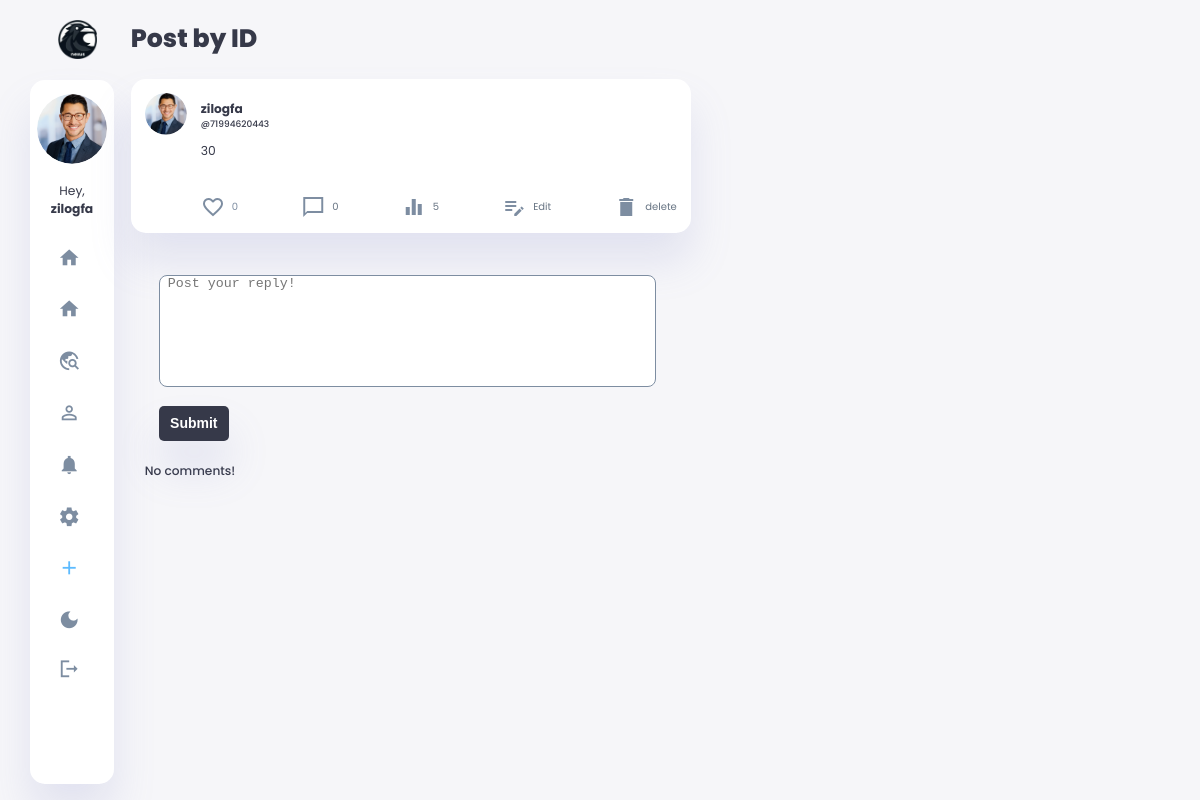
The app's page /show_post/34 (signed in) with its own data.
### main.py (models this page shows, shortened)
    class User(db.Model, UserMixin):
        __tablename__ = 'user'
        id = db.Column(db.Integer, primary_key=True)
        unique_id = db.Column(db.String(11), unique=True, nullable=False)
        username = db.Column(db.String(40), nullable=False, unique=False)
        email = db.Column(db.String(80), nullable=False, unique=True)
        password = db.Column(db.String(100), nullable=False)
        profile_picture = db.Column(db.String(80))
        header_picture = db.Column(db.String(80))
        bio = db.Column(db.Text, nullable=True)
        phone_number = db.Column(db.String(20), nullable=True)
        location = db.Column(db.String(30), nullable=True)
        birthday = db.Column(db.DateTime, nullable=True)
        bio_url = db.Column(db.String(255), nullable=True)
        profile_impressions = db.Column(db.Integer, default=0)
        created_at = db.Column(db.DateTime, default=datetime.utcnow)
        updated_at = db.Column(
            db.DateTime, default=datetime.utcnow, onupdate=datetime.utcnow)
        is_blocked = db.Column(db.Boolean, default=False)
        is_private = db.Column(db.Boolean, default=False)
        dark_theme = db.Column(db.Boolean, default=False)
        posts = relationship('Post', back_populates='user')
        comments = db.relationship('Comment', back_populates='user')
        liked_posts = db.relationship(
            'Post', secondary=likes, backref='likers')
        followed = db.relationship('User', secondary=followers,
                                   primaryjoin=(followers.c.follower_id == id),
                                   secondaryjoin=(
                                       followers.c.followed_id == id),
                                   backref=db.backref('followers', lazy='dynamic'), lazy='dynamic')

    class Post(db.Model):  # user.posts.all()
        __tablename__ = 'post'
        id = db.Column(db.Integer, primary_key=True)
        user_id = db.Column(db.Integer, db.ForeignKey(
            'user.id'), nullable=False)
        body = db.Column(db.Text, nullable=False)
        post_picture = db.Column(db.String(200))
        likes = db.Column(db.Integer, default=0)
        created_at = db.Column(db.DateTime, default=datetime.utcnow)
        updated_at = db.Column(
            db.DateTime, default=datetime.utcnow, onupdate=datetime.utcnow)
        post_impressions = db.Column(db.Integer, default=0)
        user = relationship('User', back_populates='posts')
        comments = db.relationship(
            'Comment', back_populates='post', cascade="all, delete-orphan")

### main.py (the view, shortened to what this page needs)
    @app.route('/show_post/<int:post_id>', methods=['GET', 'POST'])
    def show_post(post_id):
        requested_post = Post.query.get(post_id)
        form = CommentForm()
        if requested_post:
            comments = requested_post.comments
            requested_post.body = process_post_body(requested_post.body)
            if comments:
                for comment in comments:
                    comment.content = process_post_body(comment.content)
            return render_template('showpost.html', form=form, post=requested_post, comments=comments, current_user=current_user, logged_in=current_user.is_authenticated)
        else:
            print(f'Post not found. {post_id}')
            return redirect(url_for('home_page'))

### main.py
    class CommentForm(FlaskForm):
        comment = TextAreaField('Post',
                                validators=[
                                    DataRequired(), Length(min=1, max=280)],
                                render_kw={'class': 'textArea',
                                           'placeholder': ' Post your reply!'}
                                )
        submit = SubmitField('Submit', render_kw={'class': 'btn-form'})

### main.py (called while the page is built)
@login_manager.user_loader
def load_user(user_id):
    return User.query.get(int(user_id))

@app.before_request
def before_request():
    g.csrf_token = generate_csrf()  # from flask import g

def process_post_body(body):
    body = re.sub(
        r'(http[s]?://(?:[a-zA-Z]|[0-9]|[$-_@.&+]|[!*\\(\\),]|(?:%[0-9a-fA-F][0-9a-fA-F]))+)',
        r'<a href="\1" target="_blank" class="url-link">\1</a>', body
    )
    body = re.sub(
        r'#(\w+)', r'<a href="/search?query=\1" class="hashtag-link">#\1</a>', body)
    return body

### templates/showpost.html (shortened to what this page needs)
{% extends 'base.html' %}
{% block content %}
<h1>Post by ID</h1>
<div class="user-post" data-post-id="{{ post.id }}">
  <div class="content">
    <div class="title">
        {% if post.user.profile_picture %}
        <img src="{{ url_for('static', filename='profile_pictures/' + post.user.profile_picture) }}">
        {% else %}
        <img src="{{ url_for('static', filename='images/blank-profile-pic.png') }}">
        {% endif %}
        <a href="{{ url_for('user_profile', user_id=post.user.id) }}">
          <h3>{{ post.user.username }}</h3>
          <p style="font-size: xx-small; font-weight: 500; color: var(--color-dark)">@{{ post.user.unique_id }}</p>
        </a>
    </div>
    <div class="post-body">
      <p class="p-body">{{ post.body|replace('\n', '<br>')|safe }}</p>
      {% if logged_in and current_user == post.user %}
      <div class="comment-icon">
        <a href="#" class="like-button" data-post-id="{{ post.id }}" {% if current_user and post in current_user.liked_posts %}class="liked"{% endif %} onclick="likePost(event, this); return false;">
            <span class="likes-wrapper">
                {% if post.likes == 1 %}
                    <span class="heart-emoji red-heart"><span class="material-icons-sharp">
                        favorite_border
                    </span></span>
                {% else %}
                    <span class="heart-emoji empty-heart"><span class="material-icons-sharp">
                    </span></span>
                {% endif %}
            <span class="likes-count">{{ post.likes }}</span>
            </span>
        </a>
      <a href="{{ url_for('show_post', post_id=post.id) }}">
        <span class="material-icons-sharp">
        </span>
        <p>{{ post.comments|length }}</p>
      </a>
      <a href="{{ url_for('show_post', post_id=post.id) }}">
        <span class="material-icons-sharp">
        </span>
        <p class="impression-count">{{ post.post_impressions }} </p>
      </a>
      <a href="{{url_for('edit_post', post_id=post.id)}}">
          <span class="material-icons-sharp">
              </span>
          <p>Edit</p>
      </a>
      <a href="{{url_for('delete_post', post_id=post.id)}}">
          <span class="material-icons-sharp">
              </span>
          <p>delete </p>
      </a>
      </div>
      {% endif %}
    </div>
  </div>
</div>
  {% if logged_in %}
  <div class="comment-posting">
    <div class="comment-textArea">
      <form action="{{url_for('show_post', post_id=post.id)}}" method="post">
        {{ form.comment }}
        {{ form.submit }}
        </form>
    </div>
  </div>
  {% endif %}
  {% if comments %}
  <h3 class="comment-h3">Comments:</h3>
  {% for comment in comments %}
  <div class="comment-sec" data-comment-id="{{ comment.id }}">
      <div class="title">
        <div>
          {% if comment.user.profile_picture %}
          <img src="{{ url_for('static', filename='profile_pictures/' + comment.user.profile_picture) }}">
          {% else %}
          <img src="{{ url_for('static', filename='images/blank-profile-pic.png') }}">
          {% endif %}
        </div>
        <div class="title-body">
          <a href="{{ url_for('user_profile', user_id=comment.user.id) }}">
            <h3>{{ comment.user.username }} <span style="font-size: xx-small; font-weight: 500; color: var(--color-dark)">@{{ comment.user.unique_id }}</span></h3>
          </a>
        </div>
      </div>
      <div class="comment-body">
        <p>{{ comment.content | safe }}</p>
      </div>
      <div class="comment-detail">
        {% if logged_in and current_user.id == comment.user.id %}
          <a href="{{url_for('delete_comment', comment_id=comment.id , post_id=comment.post.id)}}">
            <span class="material-icons-sharp">
              clear
            </span>
            Delete
          </a>
        {% endif %}
        <a href="#">
          <span class="material-icons-sharp">
              equalizer
          </span>
          <p class="comment-impression-count">&nbsp;{{ comment.comment_impressions }}</p>
        </a>
        <a href="#">
          <p>{{ comment.timestamp.strftime('%H:%M · %D') }} </p>
        </a>
      </div>
  </div>
  {% endfor %}
  {% else %}
      <h3 class="comment-h3">No comments!</h3>
  {% endif %}
{% endblock %}

### templates/base.html (shortened to what this page needs)
<!DOCTYPE html>
<html lang="en">
<head>
    <link rel="stylesheet" href="{{url_for('static', filename='css/root.css')}}">
    <link rel="stylesheet" href="{{url_for('static', filename='css/aside.css')}}">
    <link rel="stylesheet" href="{{url_for('static', filename='css/main.css')}}">
    <link rel="stylesheet" href="{{url_for('static', filename='css/right-section.css')}}">
    <link rel="stylesheet" href="{{url_for('static', filename='css/about.css')}}">
    <link rel="stylesheet" href="{{url_for('static', filename='css/btn.css')}}">
    <link rel="stylesheet" href="{{url_for('static', filename='css/custom_input_image.css')}}">
    <link rel="stylesheet" href="{{url_for('static', filename='css/search.css')}}">
    <link rel="stylesheet" href="{{url_for('static', filename='css/tablet.css')}}">
    <link rel="stylesheet" href="{{url_for('static', filename='css/phone.css')}}">
</head>
<body>
    <div class="container">
        <aside>
            <div class="aside-fixed">
            <div class="toggle">
                <div class="logo">
                    <img src="{{url_for('static', filename='images/logo/crow-nav-logo.png')}}">
                </div>
            </div>
            <div class="sidebar">
                {% if not logged_in: %}
                <a href="{{ url_for('all') }}">
                    <span class="material-icons-sharp">
                        travel_explore
                    </span>
                    <h3>Explore</h3>
                </a>
                <a id="about-page" href="#">
                    <span class="material-icons-sharp">
                        contact_support
                    </span>
                    <h3>About</h3>
                </a>
                <a href="#" id="dark-mode-toggle">
                    <span class="material-icons-sharp">
                        dark_mode
                    </span>
                    <h3>Theme</h3>
                </a>
                <a href="{{ url_for('login') }}">
                    <span class="material-icons-sharp">
                        login
                    </span>
                    <h3>Login</h3>
                </a>
                <a href="{{ url_for('register') }}">
                    <span class="material-icons-sharp">
                        app_registration
                    </span>
                    <h3>Register</h3>
                </a>
                {% else %}
                <div class="user-profile">
                    <div class="profile-img">
                        {% if current_user.profile_picture %}
                        <img src="{{ url_for('static', filename='profile_pictures/' + current_user.profile_picture) }}">
                        {% else %}
                        <img src="{{ url_for('static', filename='images/blank-profile-pic.png') }}">
                        {% endif %}
                    </div>
                    <div class="profile-name">
                        <div class="info">
                            <p>Hey, <b>{{current_user.username}}</b></p>
                        </div>
                    </div>
                </div>
                <a href="{{ url_for('home_page') }}">
                    <span class="material-icons-sharp">
                    </span>
                </a>
                <a id="home-page" href="#">
                    <span class="material-icons-sharp">
                    </span>
                </a>
                <a href="{{ url_for('all') }}">
                    <span class="material-icons-sharp">
                    </span>
                </a>
                <a href="{{ url_for('user_profile', user_id=current_user.id) }}">
                    <span class="material-icons-sharp">
                    </span>
                </a>
                <a href="#">
                    <span class="material-icons-sharp">
                    </span>
                </a>
                <a href="{{ url_for('setting') }}">
                    <span class="material-icons-sharp">
                    </span>
                </a>
                <a class="post-btn" href="{{ url_for('new_post') }}">
                    <span class="material-icons-sharp">
                    </span>
                </a>
                <a href="#" id="dark-mode-toggle">
                    <span class="material-icons-sharp">
                    </span>
                </a>
                <a href="{{ url_for('logout') }}">
                    <span class="material-icons-sharp">
                    </span>
                </a>
                {% endif %}
            </div>
            </div>
        </aside>
        <main>
        {% block content %}
        {% endblock %}
        </main>
    </div>
</body>
</html>

### static/css/root.css (style rules this page uses)
:root { --color-primary: #6C9BCF; --color-danger: #FF0060; --color-success: #1B9C85; --color-warning: #F7D060; --color-white: #fff; --color-info-dark: #7d8da1; --color-dark: #363949; --color-light: rgba(132, 139, 200, 0.18); --color-dark-variant: #677483; --color-background: #f6f6f9; --card-border-radius: 2rem; --border-radius-1: 0.4rem; --border-radius-2: 1.2rem; --card-padding: 1.8rem; --padding-1: 1.2rem; --box-shadow: 0 2rem 3rem var(--color-light); --color-post: #5dbbff; --color-post-hover: #0095ff; }
* { margin: 0; padding: 0; outline: 0; appearance: 0; border: 0; text-decoration: none; box-sizing: border-box; }
html { font-size: 14px; }
body { width: 100vw; height: 100vh; font-family: 'Poppins', sans-serif; font-size: 0.88rem; user-select: none; overflow-x: hidden; color: var(--color-dark); background-color: var(--color-background); }
a { color: var(--color-dark); }
img { display: block; width: 100%; object-fit: cover; }
h1 { font-weight: 800; font-size: 1.8rem; }
h3 { font-weight: 500; font-size: 0.87rem; }
p { color: var(--color-dark-variant); }
b { color: var(--color-dark); }
.container { display: grid; width: 96%; margin: 0 auto; gap: 1.2rem; grid-template-columns: 12rem 46rem auto; }
.heart-emoji { font-size: 24px; transition: all 0.6s ease; animation: heart-nohover 0.1s forwards ease-out; }
.empty-heart { color:var(--color-info-dark); transition: all 0.6s ease }

### static/css/btn.css (style rules this page uses)
.textArea { margin: 1rem 0; width: 96%; min-height: 8rem; resize: none; border-radius: 8px; border: 1px solid var(--color-info-dark); background-color: var(--color-white); color: var(--color-dark); }
.btn-form { background-color: var(--color-dark); color: var(--color-white); font-size: 1rem; font-weight: 700; width: 5rem; height: 2.5rem; border-radius: 5px; box-shadow: var(--box-shadow); transition: all 0.3s ease; }
.post-btn { background-color: var(--color-post); border-radius: 25px; width: 7rem; }
.post-btn span { color: var(--color-white); }

### static/css/tablet.css (style rules this page uses)
@media screen and (max-width: 1200px) { .container { width: 95%; grid-template-columns: 6rem auto 6rem; } }
@media screen and (max-width: 1200px) { aside .aside-fixed { max-width: 6rem; } }
@media screen and (max-width: 1200px) { aside .toggle .logo img { margin-left: 2rem; } }
@media screen and (max-width: 1200px) { aside .sidebar a { width: 5.6rem; } }
@media screen and (max-width: 1200px) { aside .sidebar a:last-child { position: relative; margin-top: 1.8rem; } }
@media screen and (max-width: 1200px) { main .user-post { max-width: 40rem; } }
@media screen and (max-width: 1200px) { main .comment-posting { max-width: 40rem; } }
@media screen and (max-width: 1200px) { aside .sidebar .user-profile img { width: 5rem; } }
@media screen and (max-width: 1200px) { .post-btn { background-color:transparent; width: fit-content; } }
@media screen and (max-width: 1200px) { .post-btn span { color: #5dbbff; } }

### records on screen
User: profile_picture (picture), username "zilogfa", user.username "zilogfa", user.unique_id "71994620443"
Post: body "30", likes "0", post_impressions "5"

### other values on screen
{{ post.comments|length }} "0"
